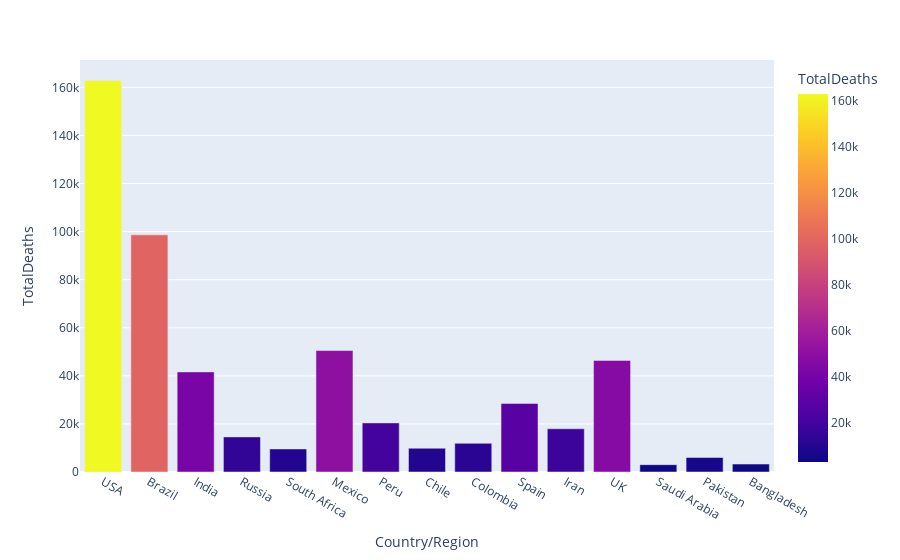

The code cell stored with this chart in its notebook:
### Code cell
px.bar(covid.head(15),x='Country/Region',y='TotalDeaths',hover_data=['Continent','Country/Region'],color='TotalDeaths')

### Figure 1 — Plotly figure (JSON) as saved in the notebook; plotly's stock layout.template omitted (floating-point values rounded to 4 significant figures)
{"data": [{"customdata": [["North America"], ["South America"], ["Asia"], ["Europe"], ["Africa"], ["North America"], ["South America"], ["South America"], ["South America"], ["Europe"], ["Asia"], ["Europe"], ["Asia"], ["Asia"], ["Asia"]], "hovertemplate": "Country/Region=%{x}<br>TotalDeaths=%{marker.color}<br>Continent=%{customdata[0]}<extra></extra>", "legendgroup": "", "marker": {"color": [162800.0, 98640.0, 41640.0, 14610.0, 9604.0, 50520.0, 20420.0, 9889.0, 11940.0, 28500.0, 17980.0, 46410.0, 3055.0, 6035.0, 3306.0], "coloraxis": "coloraxis", "pattern": {"shape": ""}}, "name": "", "orientation": "v", "showlegend": false, "textposition": "auto", "type": "bar", "x": ["USA", "Brazil", "India", "Russia", "South Africa", "Mexico", "Peru", "Chile", "Colombia", "Spain", "Iran", "UK", "Saudi Arabia", "Pakistan", "Bangladesh"], "xaxis": "x", "y": [162800.0, 98640.0, 41640.0, 14610.0, 9604.0, 50520.0, 20420.0, 9889.0, 11940.0, 28500.0, 17980.0, 46410.0, 3055.0, 6035.0, 3306.0], "yaxis": "y"}], "layout": {"barmode": "relative", "coloraxis": {"colorbar": {"title": {"text": "TotalDeaths"}}, "colorscale": [[0, "#0d0887"], [0.1111, "#46039f"], [0.2222, "#7201a8"], [0.3333, "#9c179e"], [0.4444, "#bd3786"], [0.5556, "#d8576b"], [0.6667, "#ed7953"], [0.7778, "#fb9f3a"], [0.8889, "#fdca26"], [1, "#f0f921"]]}, "legend": {"tracegroupgap": 0}, "margin": {"t": 60}, "xaxis": {"anchor": "y", "domain": [0, 1], "title": {"text": "Country/Region"}}, "yaxis": {"anchor": "x", "domain": [0, 1], "title": {"text": "TotalDeaths"}}}}
